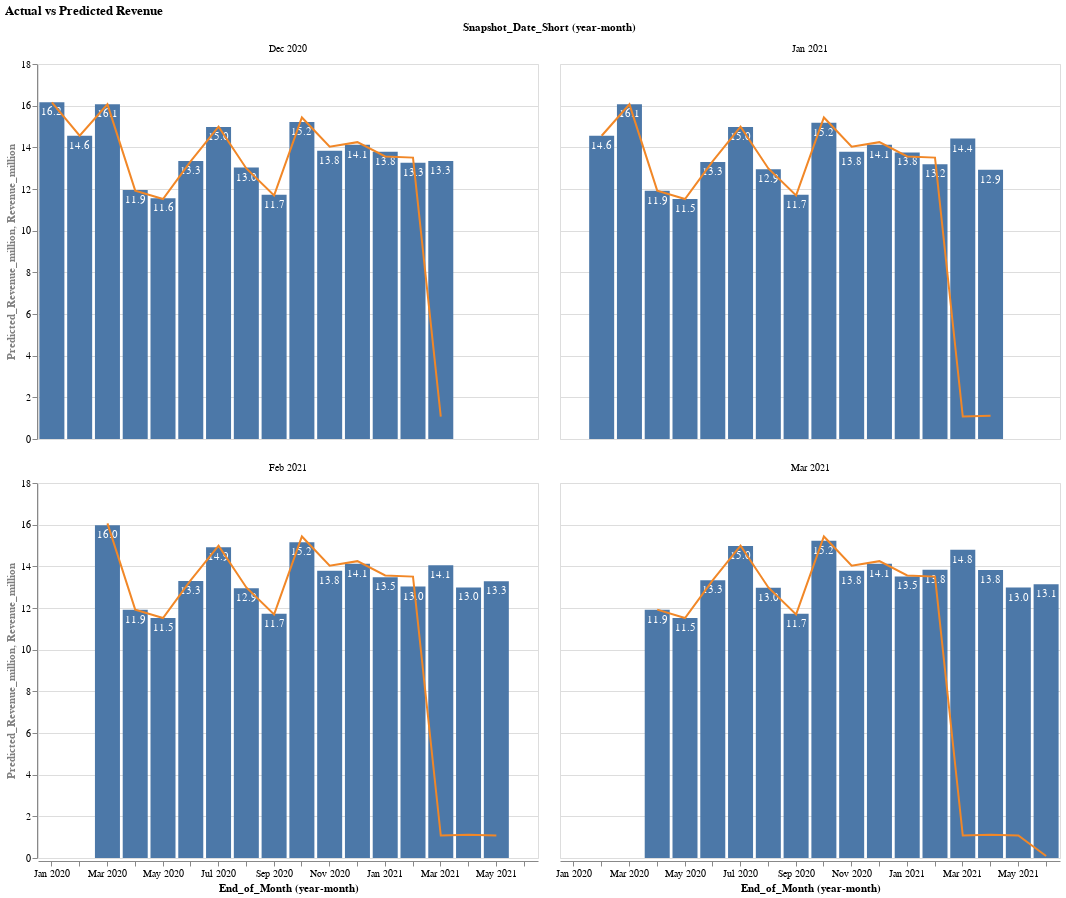

The notebook cell this image was saved under:
### Code cell
source = revenue_predict.copy()
fontsize = 10
height = 375
width = 500

x = 'yearmonth(End_of_Month):O'  # df['Importance'].astype(str)
y = 'Predicted_Revenue:Q'  # df['Feature'].astype(str)
y1 = 'Revenue:Q'
col = 'yearmonth(Snapshot_Date_Short):T' #.dt.date.astype(str) #'Snapshot_Date_Short'
title = "Actual vs Predicted Revenue"
ytransform ='datum.Predicted_Revenue / 1000000'
y1transform ='datum.Revenue / 1000000'

base = alt.Chart(source).encode(
        x=x
)

bars = base.mark_bar().encode(  #color='#5276A7', 
    alt.Y('Predicted_Revenue_million:Q', axis=alt.Axis(titleColor='grey')),
    tooltip=[alt.Tooltip(y, format=',.0f'),
             alt.Tooltip('End_of_Month', format='%b %Y')]
).transform_calculate(
  Predicted_Revenue_million=ytransform
).properties(width=width, height=height)

line = base.mark_line(color='#F18727').encode(
    alt.Y('Revenue_million:Q', axis=alt.Axis(titleColor='#F18727')),
    tooltip=[alt.Tooltip(y1, format=',.0f'),
             alt.Tooltip('End_of_Month', format='%b %Y')]
).transform_calculate(
  Revenue_million=y1transform
)

text = bars.mark_text(
    align='center',
    baseline='bottom',
    #fontSize=fontsize,
    #dx=2,
    dy=15,  
    color='white'
).encode(
    text=alt.Text('Predicted_Revenue_million:Q', format=',.1f')
).transform_calculate(
  Predicted_Revenue_million=ytransform
)
alt.layer(bars + text, line, data=source).facet(facet=col, columns=2, title=title)

### Figure 1 — Vega-Lite specification as saved in the notebook (floating-point values rounded to 4 significant figures)
{"usermeta": {"embedOptions": {"theme": "latimes"}}, "config": {"view": {"continuousWidth": 400, "continuousHeight": 300}}, "data": {"name": "data-d2f6a332f65923c2eb3f873b029ac9a5"}, "facet": {"type": "temporal", "field": "Snapshot_Date_Short", "timeUnit": "yearmonth"}, "spec": {"layer": [{"layer": [{"mark": "bar", "encoding": {"tooltip": [{"type": "quantitative", "field": "Predicted_Revenue", "format": ",.0f"}, {"type": "temporal", "field": "End_of_Month", "format": "%b %Y"}], "x": {"type": "ordinal", "field": "End_of_Month", "timeUnit": "yearmonth"}, "y": {"type": "quantitative", "axis": {"titleColor": "grey"}, "field": "Predicted_Revenue_million"}}, "height": 375, "transform": [{"calculate": "datum.Predicted_Revenue / 1000000", "as": "Predicted_Revenue_million"}], "width": 500}, {"mark": {"type": "text", "align": "center", "baseline": "bottom", "color": "white", "dy": 15}, "encoding": {"text": {"type": "quantitative", "field": "Predicted_Revenue_million", "format": ",.1f"}, "tooltip": [{"type": "quantitative", "field": "Predicted_Revenue", "format": ",.0f"}, {"type": "temporal", "field": "End_of_Month", "format": "%b %Y"}], "x": {"type": "ordinal", "field": "End_of_Month", "timeUnit": "yearmonth"}, "y": {"type": "quantitative", "axis": {"titleColor": "grey"}, "field": "Predicted_Revenue_million"}}, "height": 375, "transform": [{"calculate": "datum.Predicted_Revenue / 1000000", "as": "Predicted_Revenue_million"}, {"calculate": "datum.Predicted_Revenue / 1000000", "as": "Predicted_Revenue_million"}], "width": 500}]}, {"mark": {"type": "line", "color": "#F18727"}, "encoding": {"tooltip": [{"type": "quantitative", "field": "Revenue", "format": ",.0f"}, {"type": "temporal", "field": "End_of_Month", "format": "%b %Y"}], "x": {"type": "ordinal", "field": "End_of_Month", "timeUnit": "yearmonth"}, "y": {"type": "quantitative", "axis": {"titleColor": "#F18727"}, "field": "Revenue_million"}}, "transform": [{"calculate": "datum.Revenue / 1000000", "as": "Revenue_million"}]}]}, "columns": 2, "title": "Actual vs Predicted Revenue", "$schema": "https://vega.github.io/schema/vega-lite/v4.8.1.json", "datasets": {"data-d2f6a332f65923c2eb3f873b029ac9a5": [{"Forecast_Date": "2021-03-12T00:00:00", "Snapshot_Date_Short": "2020-12-31", "End_of_Month": "2020-01-31T00:00:00", "Pipeline": 16160000.0, "Predicted_Revenue": 16160000.0, "Revenue": 16160000.0, "Predicted_Revenue_Variance": 3.725e-09, "Predicted_Revenue_Variance_Percent": 0.0}, {"Forecast_Date": "2021-03-12T00:00:00", "Snapshot_Date_Short": "2020-12-31", "End_of_Month": "2020-02-29T00:00:00", "Pipeline": 14560000.0, "Predicted_Revenue": 14560000.0, "Revenue": 14560000.0, "Predicted_Revenue_Variance": 0.0, "Predicted_Revenue_Variance_Percent": 0.0}, {"Forecast_Date": "2021-03-12T00:00:00", "Snapshot_Date_Short": "2020-12-31", "End_of_Month": "2020-03-31T00:00:00", "Pipeline": 16060000.0, "Predicted_Revenue": 16060000.0, "Revenue": 16060000.0, "Predicted_Revenue_Variance": 5.588e-09, "Predicted_Revenue_Variance_Percent": 0.0}, {"Forecast_Date": "2021-03-12T00:00:00", "Snapshot_Date_Short": "2020-12-31", "End_of_Month": "2020-04-30T00:00:00", "Pipeline": 11920000.0, "Predicted_Revenue": 11950000.0, "Revenue": 11920000.0, "Predicted_Revenue_Variance": -25450.0, "Predicted_Revenue_Variance_Percent": -0.213}, {"Forecast_Date": "2021-03-12T00:00:00", "Snapshot_Date_Short": "2020-12-31", "End_of_Month": "2020-05-31T00:00:00", "Pipeline": 11520000.0, "Predicted_Revenue": 11550000.0, "Revenue": 11520000.0, "Predicted_Revenue_Variance": -33510.0, "Predicted_Revenue_Variance_Percent": -0.2901}, {"Forecast_Date": "2021-03-12T00:00:00", "Snapshot_Date_Short": "2020-12-31", "End_of_Month": "2020-06-30T00:00:00", "Pipeline": 13330000.0, "Predicted_Revenue": 13340000.0, "Revenue": 13330000.0, "Predicted_Revenue_Variance": -10470.0, "Predicted_Revenue_Variance_Percent": -0.0784}, {"Forecast_Date": "2021-03-12T00:00:00", "Snapshot_Date_Short": "2020-12-31", "End_of_Month": "2020-07-31T00:00:00", "Pipeline": 15000000.0, "Predicted_Revenue": 14980000.0, "Revenue": 15000000.0, "Predicted_Revenue_Variance": 19950.0, "Predicted_Revenue_Variance_Percent": 0.1332}, {"Forecast_Date": "2021-03-12T00:00:00", "Snapshot_Date_Short": "2020-12-31", "End_of_Month": "2020-08-31T00:00:00", "Pipeline": 12990000.0, "Predicted_Revenue": 13030000.0, "Revenue": 12990000.0, "Predicted_Revenue_Variance": -41070.0, "Predicted_Revenue_Variance_Percent": -0.3152}, {"Forecast_Date": "2021-03-12T00:00:00", "Snapshot_Date_Short": "2020-12-31", "End_of_Month": "2020-09-30T00:00:00", "Pipeline": 11700000.0, "Predicted_Revenue": 11720000.0, "Revenue": 11700000.0, "Predicted_Revenue_Variance": -28210.0, "Predicted_Revenue_Variance_Percent": -0.2407}, {"Forecast_Date": "2021-03-12T00:00:00", "Snapshot_Date_Short": "2020-12-31", "End_of_Month": "2020-10-31T00:00:00", "Pipeline": 15430000.0, "Predicted_Revenue": 15220000.0, "Revenue": 15430000.0, "Predicted_Revenue_Variance": 215600.0, "Predicted_Revenue_Variance_Percent": 1.417}, {"Forecast_Date": "2021-03-12T00:00:00", "Snapshot_Date_Short": "2020-12-31", "End_of_Month": "2020-11-30T00:00:00", "Pipeline": 14030000.0, "Predicted_Revenue": 13830000.0, "Revenue": 14030000.0, "Predicted_Revenue_Variance": 197000.0, "Predicted_Revenue_Variance_Percent": 1.424}, {"Forecast_Date": "2021-03-12T00:00:00", "Snapshot_Date_Short": "2020-12-31", "End_of_Month": "2020-12-31T00:00:00", "Pipeline": 13820000.0, "Predicted_Revenue": 14120000.0, "Revenue": 14250000.0, "Predicted_Revenue_Variance": 127100.0, "Predicted_Revenue_Variance_Percent": 0.8998}, {"Forecast_Date": "2021-03-12T00:00:00", "Snapshot_Date_Short": "2020-12-31", "End_of_Month": "2021-01-31T00:00:00", "Pipeline": 15250000.0, "Predicted_Revenue": 13790000.0, "Revenue": 13560000.0, "Predicted_Revenue_Variance": -227900.0, "Predicted_Revenue_Variance_Percent": -1.653}, {"Forecast_Date": "2021-03-12T00:00:00", "Snapshot_Date_Short": "2020-12-31", "End_of_Month": "2021-02-28T00:00:00", "Pipeline": 13950000.0, "Predicted_Revenue": 13260000.0, "Revenue": 13510000.0, "Predicted_Revenue_Variance": 242900.0, "Predicted_Revenue_Variance_Percent": 1.831}, {"Forecast_Date": "2021-03-12T00:00:00", "Snapshot_Date_Short": "2020-12-31", "End_of_Month": "2021-03-31T00:00:00", "Pipeline": 13710000.0, "Predicted_Revenue": 13340000.0, "Revenue": 1079000.0, "Predicted_Revenue_Variance": null, "Predicted_Revenue_Variance_Percent": null}, {"Forecast_Date": "2021-03-12T00:00:00", "Snapshot_Date_Short": "2021-01-31", "End_of_Month": "2020-02-29T00:00:00", "Pipeline": 14560000.0, "Predicted_Revenue": 14560000.0, "Revenue": 14560000.0, "Predicted_Revenue_Variance": -1326.0, "Predicted_Revenue_Variance_Percent": -0.0091}, {"Forecast_Date": "2021-03-12T00:00:00", "Snapshot_Date_Short": "2021-01-31", "End_of_Month": "2020-03-31T00:00:00", "Pipeline": 16060000.0, "Predicted_Revenue": 16070000.0, "Revenue": 16060000.0, "Predicted_Revenue_Variance": -2685.0, "Predicted_Revenue_Variance_Percent": -0.0167}, {"Forecast_Date": "2021-03-12T00:00:00", "Snapshot_Date_Short": "2021-01-31", "End_of_Month": "2020-04-30T00:00:00", "Pipeline": 11920000.0, "Predicted_Revenue": 11920000.0, "Revenue": 11920000.0, "Predicted_Revenue_Variance": 7.451e-09, "Predicted_Revenue_Variance_Percent": 0.0}, {"Forecast_Date": "2021-03-12T00:00:00", "Snapshot_Date_Short": "2021-01-31", "End_of_Month": "2020-05-31T00:00:00", "Pipeline": 11520000.0, "Predicted_Revenue": 11520000.0, "Revenue": 11520000.0, "Predicted_Revenue_Variance": 5.588e-09, "Predicted_Revenue_Variance_Percent": 0.0}, {"Forecast_Date": "2021-03-12T00:00:00", "Snapshot_Date_Short": "2021-01-31", "End_of_Month": "2020-06-30T00:00:00", "Pipeline": 13330000.0, "Predicted_Revenue": 13300000.0, "Revenue": 13330000.0, "Predicted_Revenue_Variance": 37970.0, "Predicted_Revenue_Variance_Percent": 0.2856}, {"Forecast_Date": "2021-03-12T00:00:00", "Snapshot_Date_Short": "2021-01-31", "End_of_Month": "2020-07-31T00:00:00", "Pipeline": 15000000.0, "Predicted_Revenue": 14980000.0, "Revenue": 15000000.0, "Predicted_Revenue_Variance": 19950.0, "Predicted_Revenue_Variance_Percent": 0.1332}, {"Forecast_Date": "2021-03-12T00:00:00", "Snapshot_Date_Short": "2021-01-31", "End_of_Month": "2020-08-31T00:00:00", "Pipeline": 12990000.0, "Predicted_Revenue": 12940000.0, "Revenue": 12990000.0, "Predicted_Revenue_Variance": 43580.0, "Predicted_Revenue_Variance_Percent": 0.3367}, {"Forecast_Date": "2021-03-12T00:00:00", "Snapshot_Date_Short": "2021-01-31", "End_of_Month": "2020-09-30T00:00:00", "Pipeline": 11700000.0, "Predicted_Revenue": 11720000.0, "Revenue": 11700000.0, "Predicted_Revenue_Variance": -28210.0, "Predicted_Revenue_Variance_Percent": -0.2407}, {"Forecast_Date": "2021-03-12T00:00:00", "Snapshot_Date_Short": "2021-01-31", "End_of_Month": "2020-10-31T00:00:00", "Pipeline": 15430000.0, "Predicted_Revenue": 15180000.0, "Revenue": 15430000.0, "Predicted_Revenue_Variance": 256100.0, "Predicted_Revenue_Variance_Percent": 1.688}, {"Forecast_Date": "2021-03-12T00:00:00", "Snapshot_Date_Short": "2021-01-31", "End_of_Month": "2020-11-30T00:00:00", "Pipeline": 14030000.0, "Predicted_Revenue": 13790000.0, "Revenue": 14030000.0, "Predicted_Revenue_Variance": 239700.0, "Predicted_Revenue_Variance_Percent": 1.738}, {"Forecast_Date": "2021-03-12T00:00:00", "Snapshot_Date_Short": "2021-01-31", "End_of_Month": "2020-12-31T00:00:00", "Pipeline": 14250000.0, "Predicted_Revenue": 14120000.0, "Revenue": 14250000.0, "Predicted_Revenue_Variance": 128600.0, "Predicted_Revenue_Variance_Percent": 0.911}, {"Forecast_Date": "2021-03-12T00:00:00", "Snapshot_Date_Short": "2021-01-31", "End_of_Month": "2021-01-31T00:00:00", "Pipeline": 13830000.0, "Predicted_Revenue": 13760000.0, "Revenue": 13560000.0, "Predicted_Revenue_Variance": -197400.0, "Predicted_Revenue_Variance_Percent": -1.435}, {"Forecast_Date": "2021-03-12T00:00:00", "Snapshot_Date_Short": "2021-01-31", "End_of_Month": "2021-02-28T00:00:00", "Pipeline": 13430000.0, "Predicted_Revenue": 13180000.0, "Revenue": 13510000.0, "Predicted_Revenue_Variance": 323700.0, "Predicted_Revenue_Variance_Percent": 2.456}, {"Forecast_Date": "2021-03-12T00:00:00", "Snapshot_Date_Short": "2021-01-31", "End_of_Month": "2021-03-31T00:00:00", "Pipeline": 17690000.0, "Predicted_Revenue": 14420000.0, "Revenue": 1079000.0, "Predicted_Revenue_Variance": null, "Predicted_Revenue_Variance_Percent": null}, {"Forecast_Date": "2021-03-12T00:00:00", "Snapshot_Date_Short": "2021-01-31", "End_of_Month": "2021-04-30T00:00:00", "Pipeline": 12150000.0, "Predicted_Revenue": 12920000.0, "Revenue": 1111000.0, "Predicted_Revenue_Variance": null, "Predicted_Revenue_Variance_Percent": null}, {"Forecast_Date": "2021-03-12T00:00:00", "Snapshot_Date_Short": "2021-02-28", "End_of_Month": "2020-03-31T00:00:00", "Pipeline": 16060000.0, "Predicted_Revenue": 15970000.0, "Revenue": 16060000.0, "Predicted_Revenue_Variance": 90730.0, "Predicted_Revenue_Variance_Percent": 0.568}, {"Forecast_Date": "2021-03-12T00:00:00", "Snapshot_Date_Short": "2021-02-28", "End_of_Month": "2020-04-30T00:00:00", "Pipeline": 11920000.0, "Predicted_Revenue": 11920000.0, "Revenue": 11920000.0, "Predicted_Revenue_Variance": 7.451e-09, "Predicted_Revenue_Variance_Percent": 0.0}, {"Forecast_Date": "2021-03-12T00:00:00", "Snapshot_Date_Short": "2021-02-28", "End_of_Month": "2020-05-31T00:00:00", "Pipeline": 11520000.0, "Predicted_Revenue": 11520000.0, "Revenue": 11520000.0, "Predicted_Revenue_Variance": 5.588e-09, "Predicted_Revenue_Variance_Percent": 0.0}, {"Forecast_Date": "2021-03-12T00:00:00", "Snapshot_Date_Short": "2021-02-28", "End_of_Month": "2020-06-30T00:00:00", "Pipeline": 13330000.0, "Predicted_Revenue": 13300000.0, "Revenue": 13330000.0, "Predicted_Revenue_Variance": 37970.0, "Predicted_Revenue_Variance_Percent": 0.2856}, {"Forecast_Date": "2021-03-12T00:00:00", "Snapshot_Date_Short": "2021-02-28", "End_of_Month": "2020-07-31T00:00:00", "Pipeline": 15000000.0, "Predicted_Revenue": 14910000.0, "Revenue": 15000000.0, "Predicted_Revenue_Variance": 81430.0, "Predicted_Revenue_Variance_Percent": 0.546}, {"Forecast_Date": "2021-03-12T00:00:00", "Snapshot_Date_Short": "2021-02-28", "End_of_Month": "2020-08-31T00:00:00", "Pipeline": 12990000.0, "Predicted_Revenue": 12940000.0, "Revenue": 12990000.0, "Predicted_Revenue_Variance": 43580.0, "Predicted_Revenue_Variance_Percent": 0.3367}, {"Forecast_Date": "2021-03-12T00:00:00", "Snapshot_Date_Short": "2021-02-28", "End_of_Month": "2020-09-30T00:00:00", "Pipeline": 11700000.0, "Predicted_Revenue": 11730000.0, "Revenue": 11700000.0, "Predicted_Revenue_Variance": -30590.0, "Predicted_Revenue_Variance_Percent": -0.2609}, {"Forecast_Date": "2021-03-12T00:00:00", "Snapshot_Date_Short": "2021-02-28", "End_of_Month": "2020-10-31T00:00:00", "Pipeline": 15430000.0, "Predicted_Revenue": 15160000.0, "Revenue": 15430000.0, "Predicted_Revenue_Variance": 273400.0, "Predicted_Revenue_Variance_Percent": 1.803}, {"Forecast_Date": "2021-03-12T00:00:00", "Snapshot_Date_Short": "2021-02-28", "End_of_Month": "2020-11-30T00:00:00", "Pipeline": 14030000.0, "Predicted_Revenue": 13790000.0, "Revenue": 14030000.0, "Predicted_Revenue_Variance": 239700.0, "Predicted_Revenue_Variance_Percent": 1.738}, {"Forecast_Date": "2021-03-12T00:00:00", "Snapshot_Date_Short": "2021-02-28", "End_of_Month": "2020-12-31T00:00:00", "Pipeline": 14250000.0, "Predicted_Revenue": 14120000.0, "Revenue": 14250000.0, "Predicted_Revenue_Variance": 128600.0, "Predicted_Revenue_Variance_Percent": 0.911}, {"Forecast_Date": "2021-03-12T00:00:00", "Snapshot_Date_Short": "2021-02-28", "End_of_Month": "2021-01-31T00:00:00", "Pipeline": 13560000.0, "Predicted_Revenue": 13480000.0, "Revenue": 13560000.0, "Predicted_Revenue_Variance": 82540.0, "Predicted_Revenue_Variance_Percent": 0.6124}, {"Forecast_Date": "2021-03-12T00:00:00", "Snapshot_Date_Short": "2021-02-28", "End_of_Month": "2021-02-28T00:00:00", "Pipeline": 13330000.0, "Predicted_Revenue": 13030000.0, "Revenue": 13510000.0, "Predicted_Revenue_Variance": 478300.0, "Predicted_Revenue_Variance_Percent": 3.671}, {"Forecast_Date": "2021-03-12T00:00:00", "Snapshot_Date_Short": "2021-02-28", "End_of_Month": "2021-03-31T00:00:00", "Pipeline": 15800000.0, "Predicted_Revenue": 14060000.0, "Revenue": 1079000.0, "Predicted_Revenue_Variance": null, "Predicted_Revenue_Variance_Percent": null}, {"Forecast_Date": "2021-03-12T00:00:00", "Snapshot_Date_Short": "2021-02-28", "End_of_Month": "2021-04-30T00:00:00", "Pipeline": 13620000.0, "Predicted_Revenue": 12990000.0, "Revenue": 1111000.0, "Predicted_Revenue_Variance": null, "Predicted_Revenue_Variance_Percent": null}, {"Forecast_Date": "2021-03-12T00:00:00", "Snapshot_Date_Short": "2021-02-28", "End_of_Month": "2021-05-31T00:00:00", "Pipeline": 10210000.0, "Predicted_Revenue": 13280000.0, "Revenue": 1086000.0, "Predicted_Revenue_Variance": null, "Predicted_Revenue_Variance_Percent": null}, {"Forecast_Date": "2021-03-12T00:00:00", "Snapshot_Date_Short": "2021-03-31", "End_of_Month": "2020-04-30T00:00:00", "Pipeline": 11920000.0, "Predicted_Revenue": 11920000.0, "Revenue": 11920000.0, "Predicted_Revenue_Variance": 7.451e-09, "Predicted_Revenue_Variance_Percent": 0.0}, {"Forecast_Date": "2021-03-12T00:00:00", "Snapshot_Date_Short": "2021-03-31", "End_of_Month": "2020-05-31T00:00:00", "Pipeline": 11520000.0, "Predicted_Revenue": 11520000.0, "Revenue": 11520000.0, "Predicted_Revenue_Variance": 5.588e-09, "Predicted_Revenue_Variance_Percent": 0.0}, {"Forecast_Date": "2021-03-12T00:00:00", "Snapshot_Date_Short": "2021-03-31", "End_of_Month": "2020-06-30T00:00:00", "Pipeline": 13330000.0, "Predicted_Revenue": 13330000.0, "Revenue": 13330000.0, "Predicted_Revenue_Variance": 5206.0, "Predicted_Revenue_Variance_Percent": 0.0391}, {"Forecast_Date": "2021-03-12T00:00:00", "Snapshot_Date_Short": "2021-03-31", "End_of_Month": "2020-07-31T00:00:00", "Pipeline": 15000000.0, "Predicted_Revenue": 14980000.0, "Revenue": 15000000.0, "Predicted_Revenue_Variance": 19950.0, "Predicted_Revenue_Variance_Percent": 0.1332}, {"Forecast_Date": "2021-03-12T00:00:00", "Snapshot_Date_Short": "2021-03-31", "End_of_Month": "2020-08-31T00:00:00", "Pipeline": 12990000.0, "Predicted_Revenue": 12970000.0, "Revenue": 12990000.0, "Predicted_Revenue_Variance": 17740.0, "Predicted_Revenue_Variance_Percent": 0.1368}, {"Forecast_Date": "2021-03-12T00:00:00", "Snapshot_Date_Short": "2021-03-31", "End_of_Month": "2020-09-30T00:00:00", "Pipeline": 11700000.0, "Predicted_Revenue": 11730000.0, "Revenue": 11700000.0, "Predicted_Revenue_Variance": -30590.0, "Predicted_Revenue_Variance_Percent": -0.2609}, {"Forecast_Date": "2021-03-12T00:00:00", "Snapshot_Date_Short": "2021-03-31", "End_of_Month": "2020-10-31T00:00:00", "Pipeline": 15430000.0, "Predicted_Revenue": 15230000.0, "Revenue": 15430000.0, "Predicted_Revenue_Variance": 203100.0, "Predicted_Revenue_Variance_Percent": 1.334}, {"Forecast_Date": "2021-03-12T00:00:00", "Snapshot_Date_Short": "2021-03-31", "End_of_Month": "2020-11-30T00:00:00", "Pipeline": 14030000.0, "Predicted_Revenue": 13790000.0, "Revenue": 14030000.0, "Predicted_Revenue_Variance": 239700.0, "Predicted_Revenue_Variance_Percent": 1.738}, {"Forecast_Date": "2021-03-12T00:00:00", "Snapshot_Date_Short": "2021-03-31", "End_of_Month": "2020-12-31T00:00:00", "Pipeline": 14250000.0, "Predicted_Revenue": 14120000.0, "Revenue": 14250000.0, "Predicted_Revenue_Variance": 125900.0, "Predicted_Revenue_Variance_Percent": 0.8916}, {"Forecast_Date": "2021-03-12T00:00:00", "Snapshot_Date_Short": "2021-03-31", "End_of_Month": "2021-01-31T00:00:00", "Pipeline": 13560000.0, "Predicted_Revenue": 13510000.0, "Revenue": 13560000.0, "Predicted_Revenue_Variance": 47900.0, "Predicted_Revenue_Variance_Percent": 0.3545}, {"Forecast_Date": "2021-03-12T00:00:00", "Snapshot_Date_Short": "2021-03-31", "End_of_Month": "2021-02-28T00:00:00", "Pipeline": 13510000.0, "Predicted_Revenue": 13840000.0, "Revenue": 13510000.0, "Predicted_Revenue_Variance": -330600.0, "Predicted_Revenue_Variance_Percent": -2.389}, {"Forecast_Date": "2021-03-12T00:00:00", "Snapshot_Date_Short": "2021-03-31", "End_of_Month": "2021-03-31T00:00:00", "Pipeline": 16160000.0, "Predicted_Revenue": 14800000.0, "Revenue": 1079000.0, "Predicted_Revenue_Variance": null, "Predicted_Revenue_Variance_Percent": null}, {"Forecast_Date": "2021-03-12T00:00:00", "Snapshot_Date_Short": "2021-03-31", "End_of_Month": "2021-04-30T00:00:00", "Pipeline": 16600000.0, "Predicted_Revenue": 13820000.0, "Revenue": 1111000.0, "Predicted_Revenue_Variance": null, "Predicted_Revenue_Variance_Percent": null}, {"Forecast_Date": "2021-03-12T00:00:00", "Snapshot_Date_Short": "2021-03-31", "End_of_Month": "2021-05-31T00:00:00", "Pipeline": 13330000.0, "Predicted_Revenue": 12980000.0, "Revenue": 1086000.0, "Predicted_Revenue_Variance": null, "Predicted_Revenue_Variance_Percent": null}, {"Forecast_Date": "2021-03-12T00:00:00", "Snapshot_Date_Short": "2021-03-31", "End_of_Month": "2021-06-30T00:00:00", "Pipeline": 9948000.0, "Predicted_Revenue": 13140000.0, "Revenue": 98000.0, "Predicted_Revenue_Variance": null, "Predicted_Revenue_Variance_Percent": null}]}}
